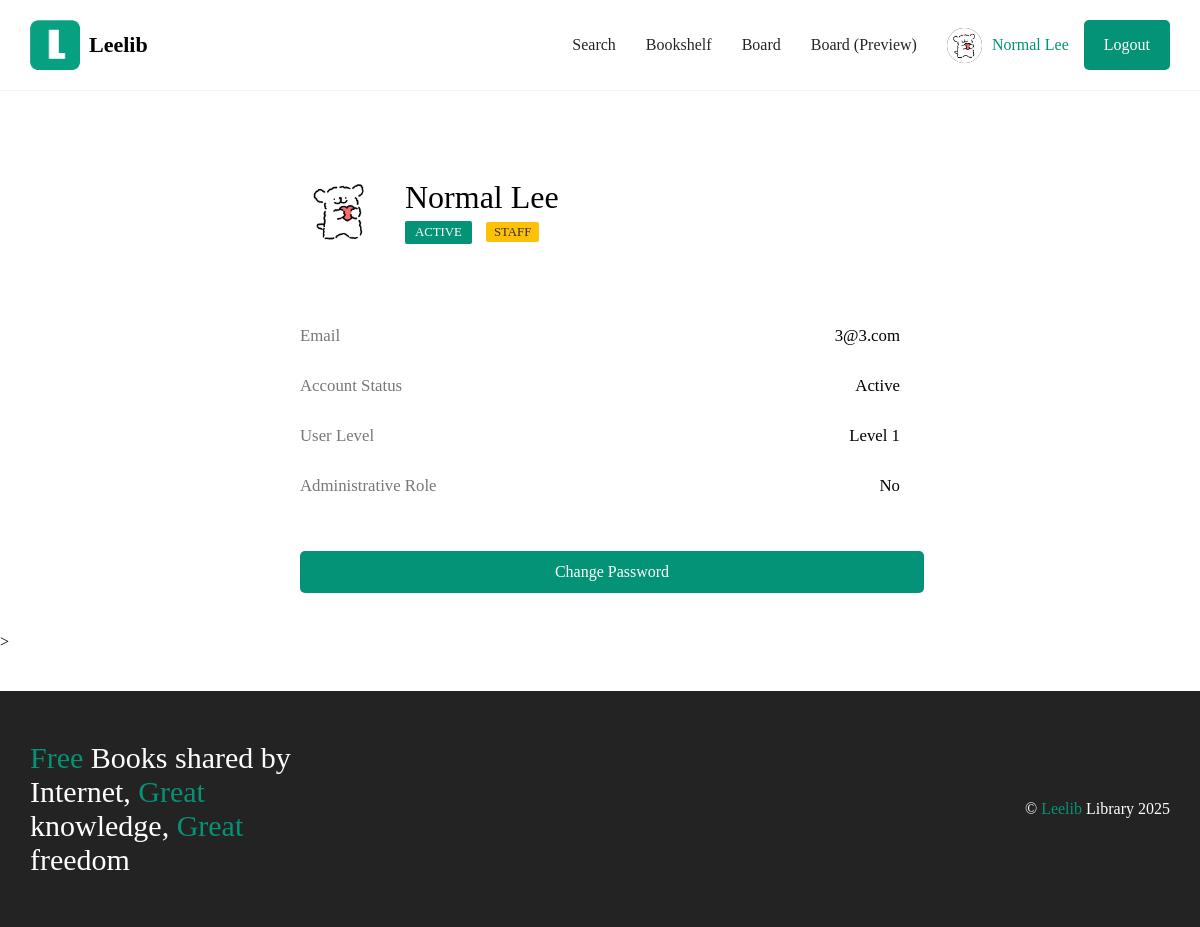
Before: /portfolio/ (signed in) with the older database file.
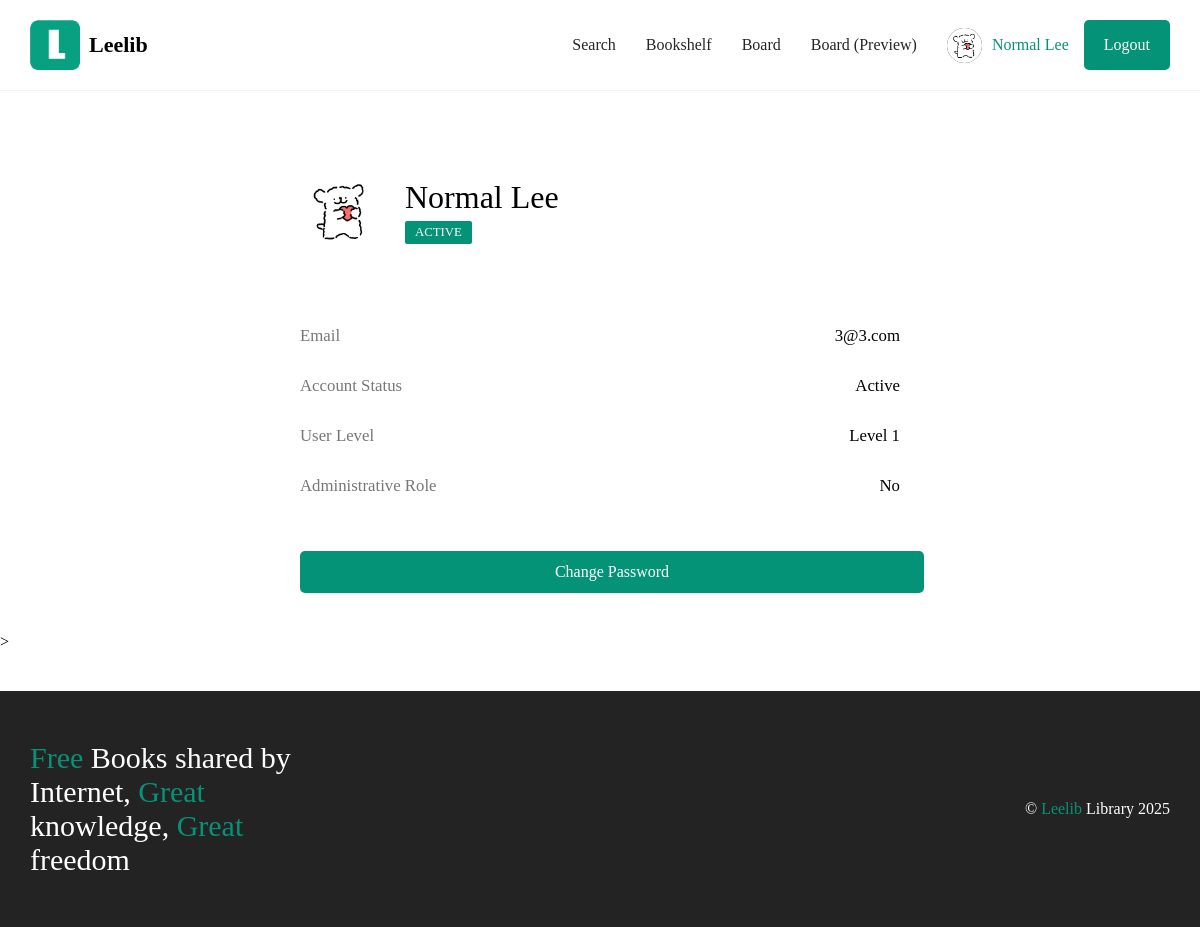
After: the same page with the newer database file.
### login/models.py (models this page shows, shortened)
class User(AbstractBaseUser, PermissionsMixin):
    first_name = models.CharField(max_length=50)
    last_name = models.CharField(max_length=50)
    email = models.EmailField(unique=True)
    password = models.CharField(max_length=255)
    privilege = models.IntegerField(default=1)
    is_active = models.BooleanField(default=False)
    is_staff = models.BooleanField(default=False)  # 用于区分管理用户
    is_superuser = models.BooleanField(default=False)  # 用于超级管理员权限
    USERNAME_FIELD = 'email'  # 使用 email 作为用户名字段
    REQUIRED_FIELDS = ['first_name', 'last_name']  # 必填字段
    objects = UserManager()  # 为 User 类绑定自定义的 Manager

### Leelib/views.py (the view)
# urls.py: path('portfolio/', views.portfolio, name='portfolio'),
def portfolio(request):
    return render(request, 'portfolio.html')

### templates/portfolio.html (shortened to what this page needs)
{% extends 'base.html' %}
{% block content %}
    {% load static %}
    <main class="mainpage">
        <div class="profile-container">
        <div class="header-section">
            <img src="{% static 'img/ava.png' %}" alt="User Avatar" class="avatar">
            <div>
                <h1 class="user-name">{{ user.first_name }} {{ user.last_name }}</h1>
                {% if user.is_active %}
                <span class="status-badge">Active</span>
                {% endif %}
            {% if user.is_staff %}
                <span class="admin-tag">STAFF</span>
            {% endif %}
            </div>
        </div>
        <ul class="info-list">
            <li>
                <span class="info-label">Email</span>
                <span class="info-value">{{ user.email }}</span>
            </li>
            <li>
                <span class="info-label">Account Status</span>
                <span class="info-value">{% if user.is_active %}Active{% else %}Inactive{% endif %}</span>
            </li>
            <li>
                <span class="info-label">User Level</span>
                <span class="info-value">Level {{ user.privilege }}</span>
            </li>
            <li>
                <span class="info-label">Administrative Role</span>
                <span class="info-value">{% if user.is_superuser %}Yes{% else %}No{% endif %}</span>
            </li>
        </ul>
        <a href="{% url 'modifypsw' %}" class="action-button">Change Password</a>
    </div>
    </main>>
{% endblock %}

### templates/base.html (shortened to what this page needs)
{% load static %}
<!DOCTYPE html>
<html>
<head>
</head>
<link rel="stylesheet" href="{% static 'style.css' %}">
<body style="margin-top: 0px!important;" lang="">
<header>
    <div class="navbar">
        <div class="logo">
            <a href="/" style="text-decoration: none;cursor: pointer;">
                <div class="logoimg">
                    <img src="{% static 'img/logo.png' %}" alt="">
                </div>
                <h1>Leelib</h1>
            </a>
        </div>
        <div class="navright drop">
            <div class="dropdown">
                <a href="{% url 'books_search' %}" class="navitem">Search</a>
                {% if request.user.is_authenticated %}
                    <a class="navitem" href="{% url 'books_bookself' %}">Bookshelf</a>
                    <a class="navitem" href="{% url 'admin:index' %}">Board</a>
                    <a class="navitem" href="{% url 'admin_book' %}">Board (Preview)</a>
                {% endif %}
                <div class="userinfo">
                    {% if request.user.is_authenticated %}
                        <div class="userimgname">
                            <img src="{% static 'img/ava.png' %}" alt="">
                        <a href="{% url 'portfolio' %}" id="username">{{ user.first_name }} {{ user.last_name }}</a>
                        </div>
                        <a href="{% url 'logout' %}">
                            <button class="loginbtn">Logout</button>
                        </a>
                    {% else %}
                        <a href="{% url 'login' %}" class="replace-link">
                            <button class="loginbtn">Login</button>
                        </a>
                    {% endif %}
                </div>
            </div>
        </div>
    </div>
</header>
<body>
{% block content %}
{% endblock %}
<div class="footer">
    <h2>
        <span>Free</span> Books shared by Internet, <span>Great</span> knowledge, <span>Great</span> freedom
    </h2>
    <p>&copy <span>Leelib</span> Library 2025</p>
</div>
</body>

### static/style.css (style rules this page uses)
* { margin: 0; padding: 0; }
body { height: 100%; display: flex; flex-direction: column; min-height: 100vh; }
body * { font-family: "Microsoft YaHei" !important; }
.navbar { display: flex; justify-content: space-between; padding: 20px 30px; border-bottom: .5px solid #f3f3f3; }
.logoimg { width: 50px; height: 50px; display: inline-block; }
.logoimg img { width: 100%; height: 100%; border-radius: 7px; }
.logo h1 { display: inline-block; line-height: 50px; height: 50px; font-size: 22px; font-weight: bold; margin-left: 5px; color: #000; }
.logo .logoimg, .logo h1 { display: inline-block; vertical-align: middle; }
.loginbtn { background: #059377; border: none; height: 50px; color: #fff; padding: 0 20px; border-radius: 5px; font-size: 16px; cursor: pointer; margin-left: 15px; }
.navright img { border-radius: 50%; background: #000; width: 35px; height: 35px; line-height: 50px; margin-right: 10px; }
.navright, .dropdown { display: flex; align-items: center; flex-wrap: wrap; }
.navitem { font-size: 16px; color: #252525; text-decoration: none; margin-right: 30px; }
.userinfo { display: flex; align-items: center; }
#username { color: #059377; text-decoration: none; line-height: 50px; }
.userimgname { display: flex; align-items: center; }
.mainpage { width: 80%; margin: 0 auto; padding-top: 40px; }
.footer { margin-top: 40px; background: #232323; padding: 50px 30px; display: flex; justify-content: space-between; align-items: center; flex-wrap: wrap; }
.footer > h2 { color: #fff; width: 290px; font-size: 30px; font-weight: normal; }
.footer > p { color: #fff; }
.footer span { color: #059377; }
.profile-container { background-color: white; border-radius: 8px; padding: 40px; width: 100%; max-width: 600px; margin: 0 auto; }
.header-section { display: flex; align-items: center; border-bottom: 1px solid var(--border-color); padding-bottom: 30px; margin-bottom: 30px; }
.avatar { width: 80px; height: 80px; border-radius: 50%; object-fit: cover; margin-right: 25px; border: 2px solid var(--border-color); }
.user-name { font-size: 2em; font-weight: lighter; margin: 0; }
.status-badge { display: inline-block; margin-top: 5px; padding: 4px 10px; background-color: #059377; color: white; border-radius: 2px; font-size: 0.8em; text-transform: uppercase; }
.info-list { list-style: none; padding: 0; margin: 0; }
.info-list li { display: flex; justify-content: space-between; padding: 15px 0; border-bottom: 1px solid var(--light-gray); font-size: 1.05em; }
.info-list li:last-child { border-bottom: none; }
.info-label { font-weight: 500; color: #777; }
.info-value { color: var(--text-color); }
.action-button { display: block; width: 100%; margin-top: 40px; padding: 12px; background-color: #059377; color: white; border: none; border-radius: 5px; cursor: pointer; text-decoration: none; text-align: center; transition: background-color 0.2s; }
@media (min-width: 1024px) { .dropdown { display: flex; } }

Changed rows visible on the page:
changed User "Normal": is_staff True → False (drawn)
Other visible differences:
text no longer shown: "STAFF"
